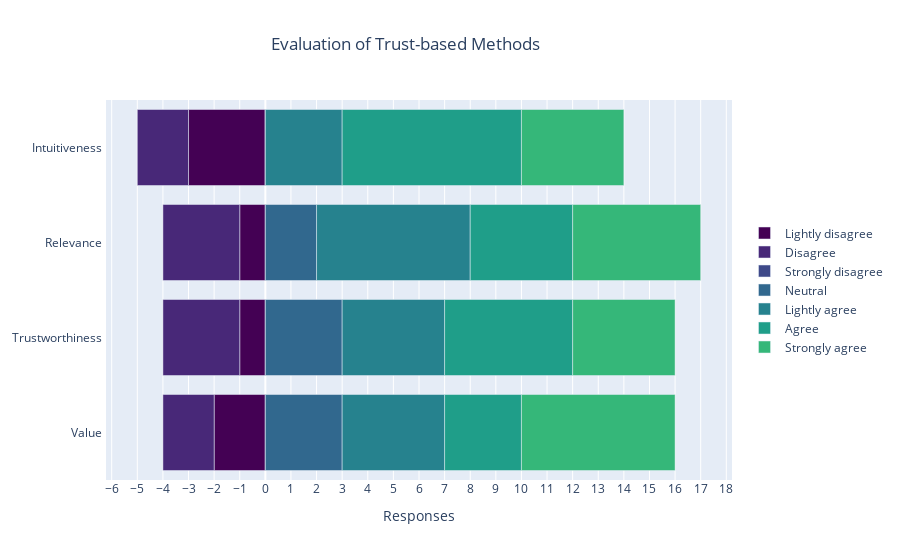

Source (notebook cell):
### Code cell
labels = ["Intuitiveness ","Relevance ","Trustworthiness ","Value "]

def stackedBarChartDF(sub_df,title,labels):
    #throw out non-numeric data
    int_df = sub_df.select_dtypes(include="int64")
    data = int_df.values

    #get the occurences in the respective column
    understandability = Counter(data[:,0])
    usability = Counter(data[:,1])
    value = Counter(data[:,2])
    informativeness = Counter(data[:,3])

    fig = go.Figure()
    #throw the arrays together for iterating over them
    eval_arr = [understandability,value,informativeness,usability]
    category_order = ["Strongly disagree","Disagree","Lightly disagree","Neutral","Lightly agree","Agree","Strongly agree"]
    num_order = [0,1,2,3,4,5,6]
    palette = cycle(plotly.colors.sequential.Viridis)
    centerpoint = [x[3]/2 for x in eval_arr]
    print(centerpoint)

    #iterate reversed so we get right ordering of answers
    for num in reversed(num_order[0:3]):
        #xvals are number of responses eg. strongly disagree
        xvals = [understandability[num],value[num],informativeness[num],usability[num]]
        yvals = ["Intuitiveness ","Relevance ","Trustworthiness ","Value "]
        # #if we are at the centerpoint add an offset
        # if (num == 3):
        #     offset = centerpoint
        # else:
        #     offset = [0,0,0,0]
        print([(x*-1)-centerpoint[ind] for ind,x in enumerate(xvals)])
        fig.add_trace(
            go.Bar(
                #-centerpoint[ind]
                x=[(x*-1) for ind,x in enumerate(xvals)],
                y=yvals,
                orientation='h',
                name=category_order[num],
                customdata=xvals,
                hovertemplate = "%{y}: %{customdata}",
                width=0.8,
                marker_color=next(palette)
                    ))
    #regular forward iteration, now xvalues start from zero
    for num in num_order[3:]:
        xvals = [understandability[num],value[num],informativeness[num],usability[num]]
        yvals = ["Intuitiveness ","Relevance ","Trustworthiness ","Value "]
        fig.add_trace(
            go.Bar(
                #
                x=xvals,
                y=yvals,
                orientation='h',
                name=category_order[num],
                customdata=xvals,
                hovertemplate = "%{y}: %{customdata}",
                width=0.8,
                marker_color=next(palette)
                        ))

    fig.update_layout(barmode='relative', 
                    yaxis_autorange='reversed',
                    bargap=0.01,
                    legend_y=0.5,
                    title = "Evaluation of Trust-based Methods",
                    title_x = 0.45,
                    xaxis = dict(
                        tick0 = 0,
                        dtick = 1
                    ),
                    xaxis_title="Responses"
    )
    fig.show()

#boxPlotDF(trust_df,"Trust Based Methods")
stackedBarChartDF(cf_df,"Likert Data",labels)
plt.savefig("StackedBarChart")

#function to get most relevant statistical measures for single column
def descriptiveStatistics(column):
    print(df[column].describe())

#descriptiveStatistics("user_profiling_useOfDP")

### Figure 1 — Plotly figure (JSON) as saved in the notebook; plotly's stock layout.template omitted (floating-point values rounded to 4 significant figures)
{"data": [{"customdata": [3, 1, 1, 2], "hovertemplate": "%{y}: %{customdata}", "marker": {"color": "#440154"}, "name": "Lightly disagree", "orientation": "h", "type": "bar", "width": 0.8, "x": [-3, -1, -1, -2], "y": ["Intuitiveness ", "Relevance ", "Trustworthiness ", "Value "]}, {"customdata": [2, 3, 3, 2], "hovertemplate": "%{y}: %{customdata}", "marker": {"color": "#482878"}, "name": "Disagree", "orientation": "h", "type": "bar", "width": 0.8, "x": [-2, -3, -3, -2], "y": ["Intuitiveness ", "Relevance ", "Trustworthiness ", "Value "]}, {"customdata": [0, 0, 0, 0], "hovertemplate": "%{y}: %{customdata}", "marker": {"color": "#3e4989"}, "name": "Strongly disagree", "orientation": "h", "type": "bar", "width": 0.8, "x": [0, 0, 0, 0], "y": ["Intuitiveness ", "Relevance ", "Trustworthiness ", "Value "]}, {"customdata": [0, 2, 3, 3], "hovertemplate": "%{y}: %{customdata}", "marker": {"color": "#31688e"}, "name": "Neutral", "orientation": "h", "type": "bar", "width": 0.8, "x": [0, 2, 3, 3], "y": ["Intuitiveness ", "Relevance ", "Trustworthiness ", "Value "]}, {"customdata": [3, 6, 4, 4], "hovertemplate": "%{y}: %{customdata}", "marker": {"color": "#26828e"}, "name": "Lightly agree", "orientation": "h", "type": "bar", "width": 0.8, "x": [3, 6, 4, 4], "y": ["Intuitiveness ", "Relevance ", "Trustworthiness ", "Value "]}, {"customdata": [7, 4, 5, 3], "hovertemplate": "%{y}: %{customdata}", "marker": {"color": "#1f9e89"}, "name": "Agree", "orientation": "h", "type": "bar", "width": 0.8, "x": [7, 4, 5, 3], "y": ["Intuitiveness ", "Relevance ", "Trustworthiness ", "Value "]}, {"customdata": [4, 5, 4, 6], "hovertemplate": "%{y}: %{customdata}", "marker": {"color": "#35b779"}, "name": "Strongly agree", "orientation": "h", "type": "bar", "width": 0.8, "x": [4, 5, 4, 6], "y": ["Intuitiveness ", "Relevance ", "Trustworthiness ", "Value "]}], "layout": {"bargap": 0.01, "barmode": "relative", "legend": {"y": 0.5}, "title": {"text": "Evaluation of Trust-based Methods", "x": 0.45}, "xaxis": {"dtick": 1, "tick0": 0, "title": {"text": "Responses"}}, "yaxis": {"autorange": "reversed"}}}
